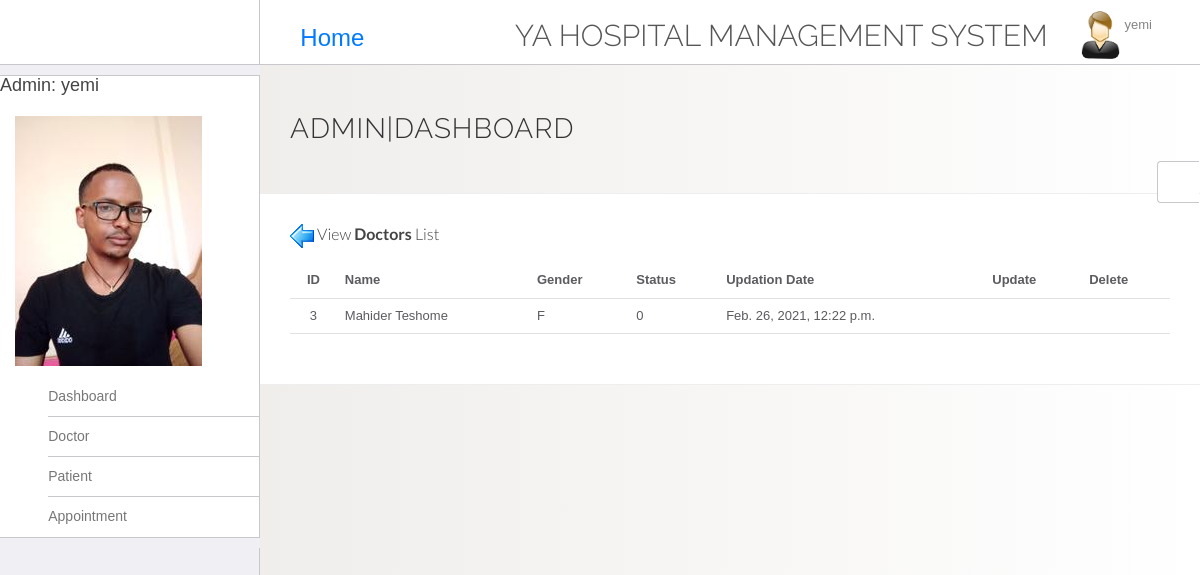
/users/manage_patient/ (signed in), run on the app's committed database.
### users/models.py (models this page shows, shortened)
class Admin(models.Model):
    admin = models.OneToOneField(User, default="", on_delete=models.CASCADE)
    Male = 'M'
    Female = 'F'
    Gender = [
        (Male, 'M'),
        (Female, 'F'),
    ]
    gender = models.CharField(max_length=1, choices=Gender, default="",)
    address = models.CharField(max_length=100, blank=True, null=True)
    phone_no = models.CharField(max_length=20, blank=True, null=True)
    mobile_no = models.CharField(max_length=20, blank=True, null=True)
    updation_date = models.DateTimeField(default=timezone.now)
    image = models.ImageField(default='default.jpg', upload_to='profile_pics', blank=True, null=True)
    class Meta:
        verbose_name_plural = 'Admin'

class Patient(models.Model):
    patient = models.OneToOneField(User, default="", on_delete=models.CASCADE)
    a = 'A'
    aa = 'A+'
    b = 'B'
    bb = 'B+'
    ab = 'AB'
    oo = 'O+'
    o ='O-'
    blood_choice = (
        (a , 'A'),
        (aa , 'A+'),
        (b , 'B'),
        (bb , 'B+'),
        (ab , 'AB'),
        (oo , 'O+'),
        (o , 'O-'),
    )
    blood_type = models.CharField(choices=blood_choice, max_length=10, blank=True, null=True)
    address = models.CharField(max_length=100, blank=True, null=True)
    mobile_no = models.CharField(max_length=20, blank=True, null=True)
    age = models.PositiveSmallIntegerField()
    Male = 'M'
    Female = 'F'
    Gender = [
        (Male, 'M'),
        (Female, 'F'),
    ]
    gender = models.CharField(max_length=1, choices=Gender, default="",)
    Active = 1
    InActive = 0
    status_choice = (
        (Active, 1),
        (InActive, 0),
    )
    status = models.IntegerField(choices=status_choice)
    image = models.ImageField(default='default.jpg', upload_to='profile_pics', blank=True, null=True)
    creation_date = models.DateTimeField(default=timezone.now)
    updation_date = models.DateTimeField(default=timezone.now)
    class Meta:
        verbose_name_plural = 'Patients'

### users/views.py (the view)
# urls.py: path('manage_patient/', ManagePatient.as_view(), name='manage_patients'),
class ManagePatient(LoginRequiredMixin, ListView):
    model = Patient
    template_name = 'manage_patients.html'
    context_object_name = 'patients'

### templates/manage_patients.html
{% extends 'main.html' %}
{% load static %}
{% block content %}
  <div class="container-fluid container-fullw bg-white">
    <div class="row">
      <div class="col-md-12">
        <h5 class="over-title margin-bottom-15"> <a href="{% url 'main-home' %}"><img src="{% static 'images/back.ICO' %}" alt=""> </a>View <span class="text-bold">Doctors</span> List</h5>
      <table class="table table-hover" id="sample-table-1">
          <thead>
            <tr>
              <th class="center">ID</th>
              <th>Name</th>
              <th>Gender</th>
              <th>Status</th>
              <th>Updation Date </th>
              <th>Update</th>
              <th>Delete</th>
            </tr>
          </thead>
        {% for patient in patients %}
          <tbody>
            <tr>
              <td class="center">{{patient.id}}</td>
              <td class="hidden-xs">{{patient.patient.first_name}} {{patient.patient.last_name}}</td>
              <td>{{patient.gender}}</td>
              <td>{{patient.status}}</td>
              <td>{{patient.updation_date}}</td>
              <td><a href="{% url 'update_patient' patient.pk %}"><i class="fa fa-edit" aria-hidden="true"></i></a> </td>
              <td><a href="{% url 'delete_patient' patient.pk %}"><i class="fa fa-trash" aria-hidden="true"></i></a> </td>
            </tr>
           </tbody>
         {% endfor %}
         </table>
        </div>
      </div>
    </div>
{% endblock content %}

### templates/main.html (shortened to what this page needs)
{% load static %}
<!DOCTYPE html>
<html lang="en">
	<head>
    <link rel="stylesheet" href="{% static 'css/themes/theme-1.css' %}" id="skin_color" />
		<link rel="stylesheet" href="{% static 'vendor/bootstrap/css/bootstrap.min.css' %}">
		<link rel="stylesheet" href="{% static 'vendor/fontawesome/css/font-awesome.min.css' %}">
		<link rel="stylesheet" href="{% static 'vendor/themify-icons/themify-icons.min.css' %}">
		<link href="{% static 'vendor/animate.css/animate.min.css' %}" rel="stylesheet" media="screen">
		<link href="{% static 'vendor/perfect-scrollbar/perfect-scrollbar.min.css' %}" rel="stylesheet" media="screen">
		<link href="{% static 'vendor/switchery/switchery.min.css' %}" rel="stylesheet" media="screen">
		<link href="{% static 'vendor/bootstrap-touchspin/jquery.bootstrap-touchspin.min.css' %}" rel="stylesheet" media="screen">
		<link href="{% static 'vendor/select2/select2.min.css' %}" rel="stylesheet" media="screen">
		<link href="{% static 'vendor/bootstrap-datepicker/bootstrap-datepicker3.standalone.min.css' %}" rel="stylesheet" media="screen">
		<link href="{% static 'vendor/bootstrap-timepicker/bootstrap-timepicker.min.css' %}" rel="stylesheet" media="screen">
		<link rel="stylesheet" type="text/css" href="{% static 'main/css/bootstrap.min.css' %}">
		<link rel="stylesheet" href="{% static 'css/styles.css' %}">
		<link rel="stylesheet" href="{% static 'css/plugins.css' %}">
		<link rel="stylesheet" type="text/css" href="{% static 'main.css' %}">
	</head>
	<body>
		<div id="app">
      <div class="sidebar app-aside" id="sidebar">
      				<div class="sidebar-container perfect-scrollbar">
      						<ul class="nav navbar-left">
      								<li  style="padding-top:5% ">
                        {% if user.admin %}
                          <h4>Admin: {{user.username}}</h4>
                          {% elif user.doctor %}
                            <h4>Doctor: {{user.username}}</h4>
                        {% elif user.patient %}
								          <h4>Patient: {{user.username}}</h4>
                        {% else %}
                          <h4>User: {{user.username}}</h4>
                        {% endif %}
      							</li>
    							<li>
                    {% if user.admin %}
      								<a href class="dropdown-toggle" data-toggle="dropdown">
      									<img src="{{ user.admin.image.url }}" alt="profile" > <span class="username"></i></span></a>
                    {% elif user.doctor %}
                      <a href class="dropdown-toggle" data-toggle="dropdown">
                      <img src="{{ user.doctor.image.url }}" alt="profile" > <span class="username"></i></span></a>
                    {% elif user.patient %}
                        <a href class="dropdown-toggle" data-toggle="dropdown">
                        <img src="{{ user.patient.image.url }}" alt="profile" > <span class="username"></i></span></a>
                    {% else %}
                        <a href class="dropdown-toggle" data-toggle="dropdown">
                          <img src="{% static 'images/avatar.png' %}" alt="profile" > <span class="username"></i></span></a>
                    {% endif %}
                  </li>
                    </ul>
            <nav>
  						<ul class="main-navigation-menu">
                {% if user.admin %}
                <li>
                  <a href="{% url 'main-home' %}">
                    <div class="item-content">
                      <div class="item-media">
                        <i class="ti-home"></i>
                      </div>
                      <div class="item-inner">
                        <span class="title"> Dashboard </span>
                      </div></div></a></li>
                <li>
                  <a href="{% url 'doctor' %}">
                    <div class="item-content">
                      <div class="item-media">
                        <i class="ti-pencil-alt"></i>
                      </div>
                      <div class="item-inner">
                        <span class="title"> Doctor </span>
                      </div>
                    </div>
                  </a>
                </li>
                <li>
                  <a href="{% url 'patient' %}">
                    <div class="item-content">
                      <div class="item-media">
                        <i class="ti-pencil-alt"></i>
                      </div>
                      <div class="item-inner">
                        <span class="title"> Patient </span>
                      </div>
                    </div>
                  </a>
                </li>
                <li>
                  <a href="{% url 'appointment' %}">
                    <div class="item-content">
                      <div class="item-media">
                        <i class="ti-pencil-alt"></i>
                      </div>
                      <div class="item-inner">
                        <span class="title"> Appointment </span>
                      </div>
                    </div>
                  </a>
                </li>
                {% endif %}
  						</ul>
  					</nav>
      					</div>
      			</div>
			<div class="app-content">
        <header class="navbar navbar-default navbar-static-top ">
        					<div class="navbar-header ">
        						<a href="#" class="sidebar-toggler pull-right visible-md visible-lg" data-toggle-class="app-sidebar-closed" data-toggle-target="#app">
        							<i class="ti-align-justify"></i>
        						</a>
        					</div>
        					<div class="navbar-collapse collapse">
                    <ul class="nav navbar-nav">
                      <h3 style="margin-top:25px;"><a class="nav-item nav-link text-black" href="{% url 'main-home' %}"><i class="fa fa-home" aria-hidden="true"></i> Home</a></h3>
                   </ul>
        						<ul class="nav navbar-right">
        								<li  style="padding-top:2% ">
                          <a href="{% url 'main-home' %}">
        								<h2>YA Hospital Management System</h2></a>
        							</li>
        							<li class="dropdown current-user">
        								<a href class="dropdown-toggle" data-toggle="dropdown">
        									<img src="{% static 'images/images.jpg' %}"> <span class="username">
                            {{ user.username }}
                         <i class="ti-angle-down"></i></i></span>
        								</a>
        							</li>
        						</ul>
        					</div>
        				</header>
				<div class="main-content" >
					<div class="wrap-content container" id="container">
						<section id="page-title">
							<div class="row">
								<div class="col-sm-8">
									<h1 class="mainTitle">
                    {% if user.admin %}
                      Admin|Dashboard
                    {% elif user.doctor %}
                      Doctor|Dashboard
                    {% elif user.patient %}
                      Patient|Dashboard
                    {% else %}
                      User|Dashboard
                    {% endif %}</h1>
										</div>
							</div>
						</section>
            {% block content %}
            {% endblock content %}
					</div>
				</div>
			</div>
      <div class="settings panel panel-default hidden-xs hidden-sm" id="settings">
      				<button ct-toggle="toggle" data-toggle-class="active" data-toggle-target="#settings" class="btn btn-default">
      					<i class="fa fa-spin fa-gear"></i>
      				</button>
      				</div>
      			</div>
	</body>
</html>

### static/css/themes/theme-1.css (style rules this page uses)
body { background: #FAFAFA; }
header .navbar-header { background: #ffffff !important; border-right-color: #c8c7cc !important; border-bottom-color: #c8c7cc !important; }
header .navbar-header .sidebar-toggler, header .navbar-header .sidebar-mobile-toggler { color: #007aff !important; }
header .navbar-collapse { background: #ffffff !important; border-bottom-color: #c8c7cc !important; box-shadow: none !important; }
header .navbar-collapse .navbar-right > li > a { color: #777; }
header .navbar-collapse .navbar-right > li > a i { color: #007aff !important; }
#sidebar { background: #EFEFF4 !important; }
#sidebar:before { border-right-width: "1px" !important; border-right-style: solid; border-right-color: #c8c7cc !important; }
#sidebar nav { border-right-width: "1px" !important; border-right-style: solid; border-right-color: #c8c7cc !important; }
#sidebar nav > ul { background: #ffffff !important; border-bottom-color: #c8c7cc !important; border-top-color: #c8c7cc !important; }
#sidebar nav > ul > li > a .item-media > i { color: #007aff !important; }
#sidebar nav > ul > li > a .item-inner { color: #777 !important; border-bottom-color: #c8c7cc; }

### static/css/plugins.css (style rules this page uses)
.perfect-scrollbar { overflow-y: hidden !important; }

### static/main.css (style rules this page uses)
body { background: #fafafa; color: #333333; margin-top: 5rem; }
h1, h2, h3, h4, h5, h6 { color: #444444; }
ul { margin: 0; }
body { margin: 0; background-image: linear-gradient(to right, #ECE9E6 , #FFFFFF); }

### data on the page
Patient: id "3", patient.first_name "Mahider", patient.last_name "Teshome", gender "F", status "0", updation_date "Feb. 26, 2021, 12:22 p.m."

### other printed values
{{ user.username }} "yemi"
